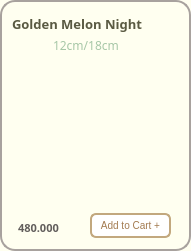
       <widget class="QFrame" name="frame_Golden">
        <property name="geometry">
         <rect>
          <x>470</x>
          <y>589</y>
          <width>191</width>
          <height>251</height>
         </rect>
        </property>
        <property name="styleSheet">
         <string notr="true">background-color:#FFFFF0;
border-radius: 15px; 
border: 2px solid #A8A29E ;</string>
        </property>
        <property name="frameShape">
         <enum>QFrame::StyledPanel</enum>
        </property>
        <property name="frameShadow">
         <enum>QFrame::Raised</enum>
        </property>
        <widget class="QLabel" name="label_golden">
         <property name="geometry">
          <rect>
           <x>12</x>
           <y>14</y>
           <width>171</width>
           <height>20</height>
          </rect>
         </property>
         <property name="font">
          <font>
           <family>Mongolian Baiti</family>
           <pointsize>10</pointsize>
           <weight>75</weight>
           <bold>true</bold>
          </font>
         </property>
         <property name="styleSheet">
          <string notr="true">border-radius: 0px;
border:0px solid;
color:#5A5A42</string>
         </property>
         <property name="text">
          <string>Golden Melon Night</string>
         </property>
        </widget>
        <widget class="QLabel" name="label_golden_size">
         <property name="geometry">
          <rect>
           <x>53</x>
           <y>37</y>
           <width>71</width>
           <height>16</height>
          </rect>
         </property>
         <property name="font">
          <font>
           <family>Mongolian Baiti</family>
           <pointsize>9</pointsize>
          </font>
         </property>
         <property name="styleSheet">
          <string notr="true">color: #A7C7A7;
border:0px</string>
         </property>
         <property name="text">
          <string>12cm/18cm</string>
         </property>
        </widget>
        <widget class="QLabel" name="label_cake_golden">
         <property name="geometry">
          <rect>
           <x>-5</x>
           <y>21</y>
           <width>201</width>
           <height>201</height>
          </rect>
         </property>
         <property name="styleSheet">
          <string notr="true">border:0px;
background-color: transparent;</string>
         </property>
         <property name="text">
          <string/>
         </property>
         <property name="pixmap">
          <pixmap>../images/romance_blossom.png</pixmap>
         </property>
         <property name="scaledContents">
          <bool>true</bool>
         </property>
        </widget>
        <widget class="QPushButton" name="pushButton_add_golden">
         <property name="geometry">
          <rect>
           <x>90</x>
           <y>213</y>
           <width>81</width>
           <height>25</height>
          </rect>
         </property>
         <property name="maximumSize">
          <size>
           <width>16777207</width>
           <height>16777215</height>
          </size>
         </property>
         <property name="font">
          <font>
           <pointsize>-1</pointsize>
          </font>
         </property>
         <property name="styleSheet">
          <string notr="true">QPushButton {
    background-color: white;
    color: #A37B50;
    border: 2px solid #C2A87E;
    border-radius: 6px;
    padding: 4px 5px;
    font-size: 10px;
}

QPushButton:hover {
    background-color: #F7F3EF;
}

QPushButton:pressed {
    background-color: #E6D5C3;
}
</string>
         </property>
         <property name="text">
          <string>Add to Cart +</string>
         </property>
        </widget>
        <widget class="QLabel" name="label_golden_price">
         <property name="geometry">
          <rect>
           <x>18</x>
           <y>220</y>
           <width>61</width>
           <height>16</height>
          </rect>
         </property>
         <property name="font">
          <font>
           <family>Mongolian Baiti</family>
           <pointsize>8</pointsize>
           <weight>75</weight>
           <bold>true</bold>
          </font>
         </property>
         <property name="styleSheet">
          <string notr="true">border:0px;
color: rgb(98, 94, 92);
</string>
         </property>
         <property name="text">
          <string>480.000</string>
         </property>
        </widget>
       </widget>
